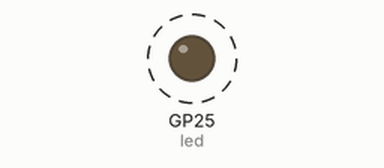
A program run on a simulated Raspberry Pi Pico running MicroPython. On the bench: output pins drawn as LEDs (lit = HIGH). Dashed ring = blinking. The clock reads 2024-03-15 10:24:30 at power-on unless the program sets it; what the program prints to the serial console is not drawn.

Above: at 0.5 s.
Timing chart, 0 to 4.6 s (numbered marks = the images above):
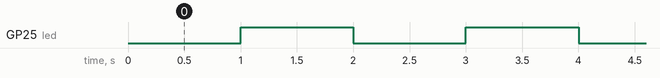

Measured:
- by itself, GP25 (led): alternates HIGH for 1.0 s and LOW for 1.0 s

The program:

blinkLed.py
```python
from machine import Pin
import time

led = Pin(25, Pin.OUT)

start = time.time()
c = 0


while (True):
    if (time.time() - start == 1):
        start = time.time()
        led.toggle()
        print("pass")
        c += 1
    if (c == 5):
        print("pass_5")
        c = 0
```
